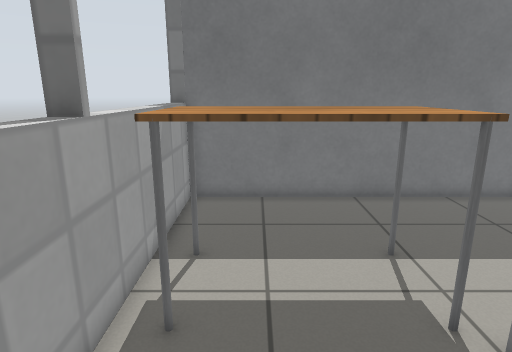
View 1 (above)

20 first-person views from a walk through a world built for the Gazebo simulator. The camera is 1.1 m above the floor, tilts 14° down and sees 75° across. The floor is counted in squares, 0.25 m on a side. Each view is taken from the middle of a square. On the plan, view 1 faces up. The plan holds only what a view shows up to about 20 squares ahead; the rest is blank. The robots in the file are not drawn. Gazebo's built-in surfaces are drawn with simple patterns.

View 2
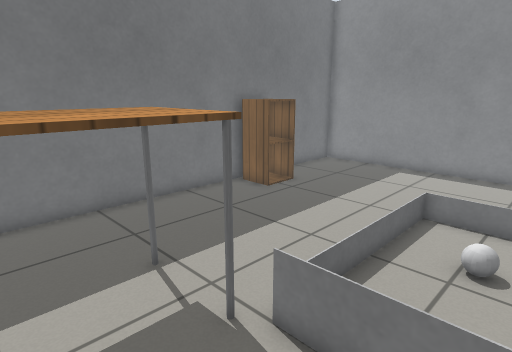

View 3
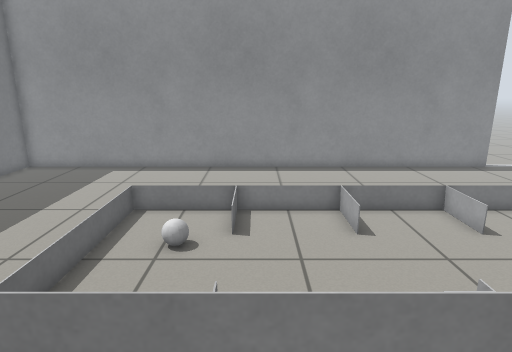

View 4
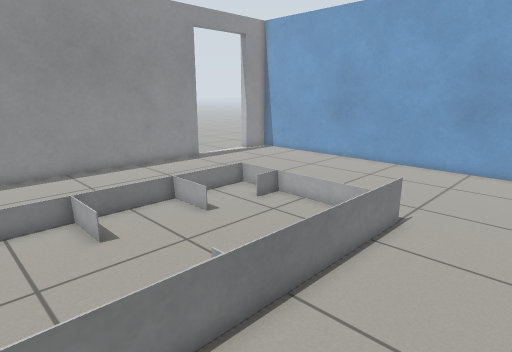

View 5
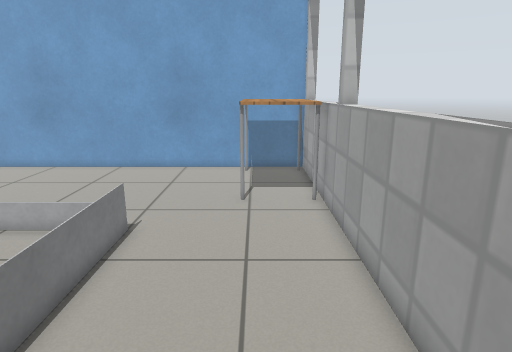

View 6
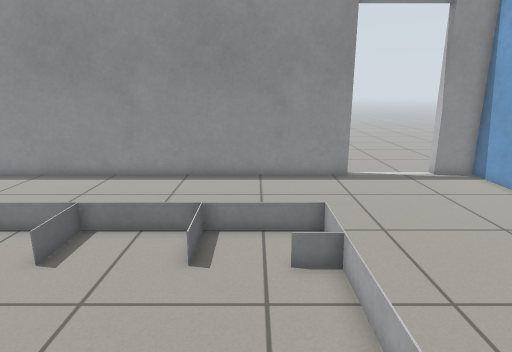

View 7
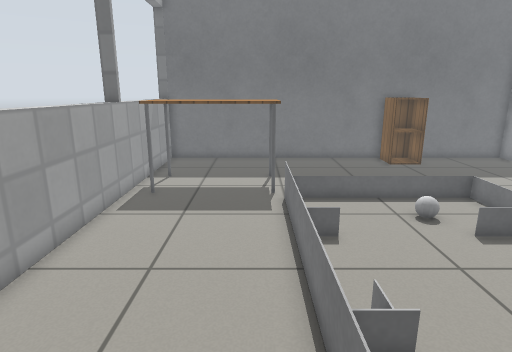

View 8
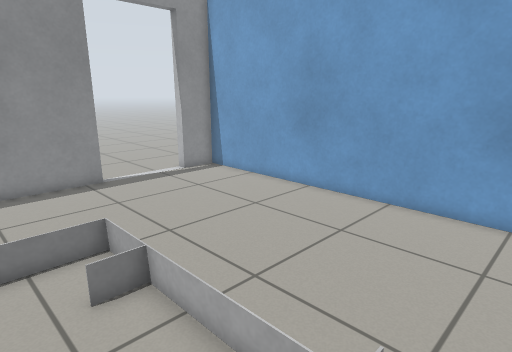

View 9
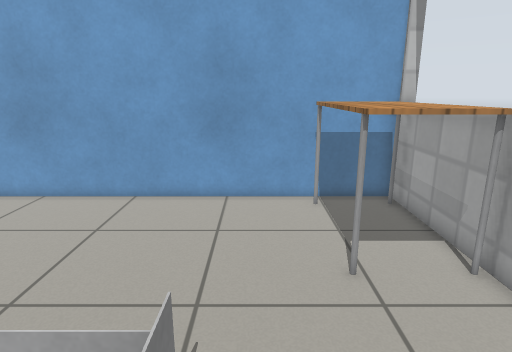

View 10
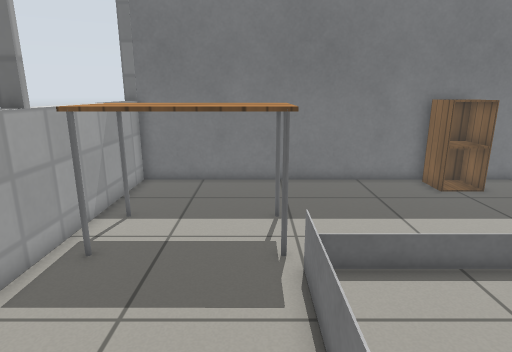

View 11
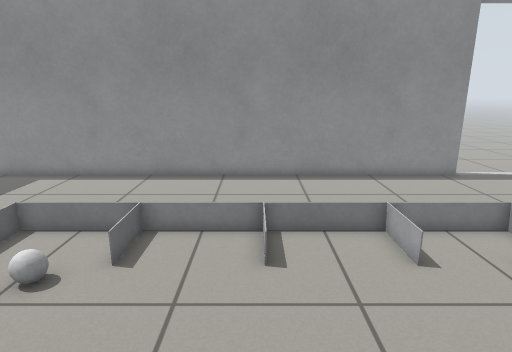

View 12
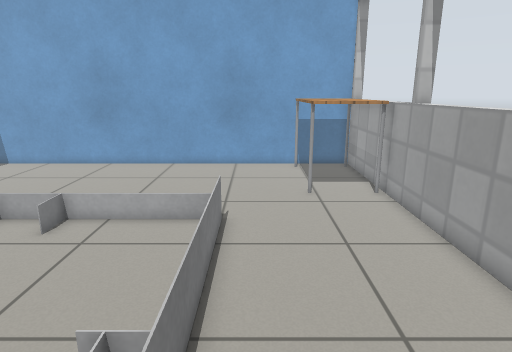

View 13
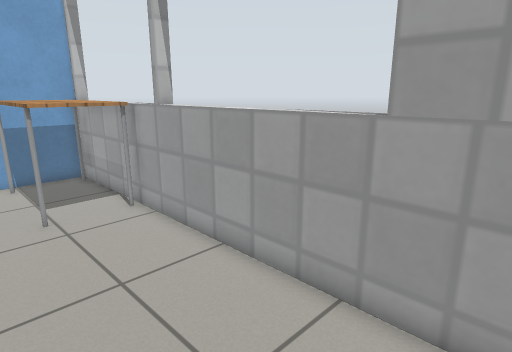

View 14
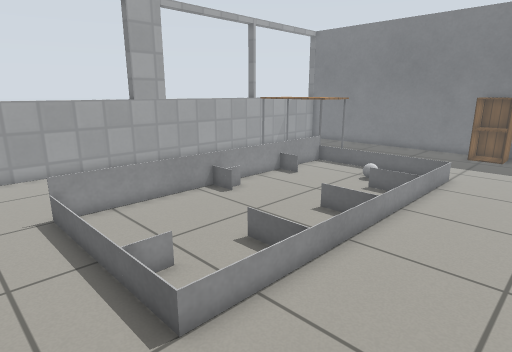

View 15
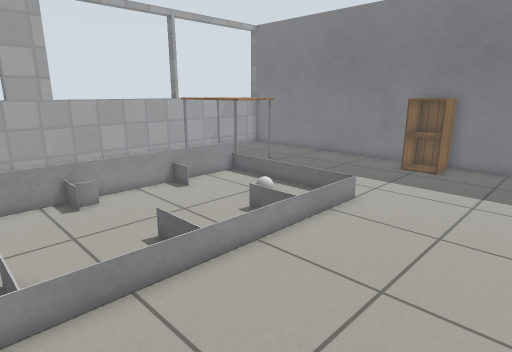

View 16
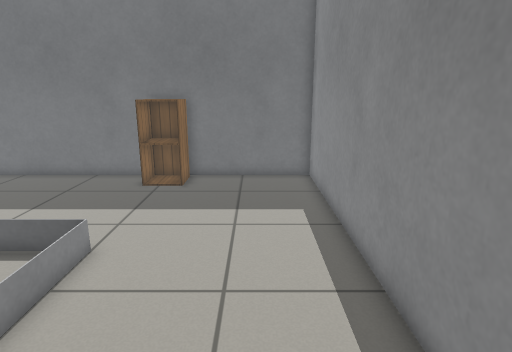

View 17
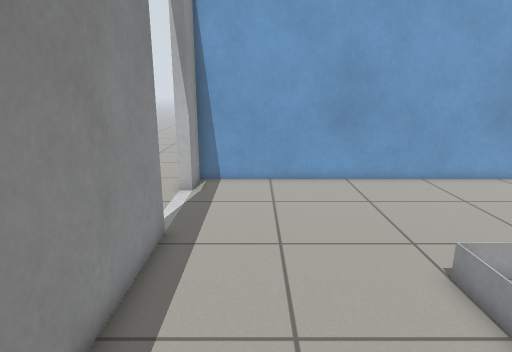

View 18
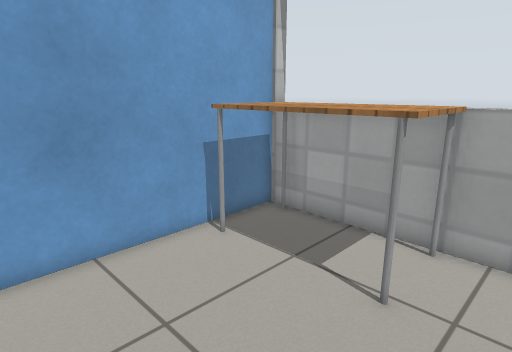

View 19
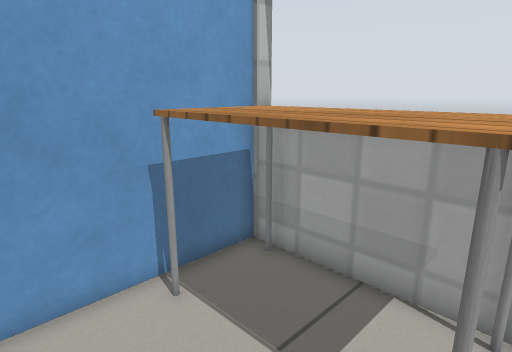

View 20
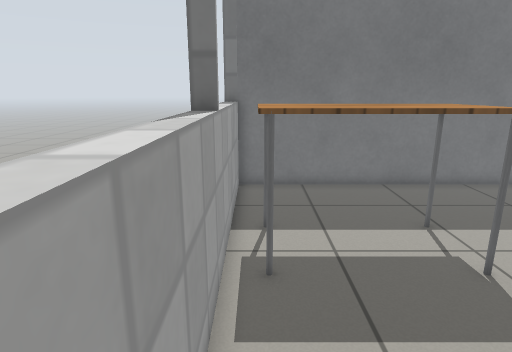

### Floor plan
Key: @ floor where view 1 was taken; # wall or solid block; . floor; = window, fence, low wall or low ledge; T table; C cabinet; B white ball.
Columns run from 3 left of view 1 to 22 right of it. Each row starts with its distance up from view 1.
 14 ########################
 13 =..............CC......#
 12 =..............CC......#
 11 =......................#
 10 =......................#
  9 =......................#
  8 =TTTTTTT...............#
  7 =TTTTTTT...............#
  6 #TTTTTTT...............#
  5 =.......========.......#
  4 =......=.......=.......#
  3 =......=....B..=.......#
  2 =......=....B..=.......#
  1 =......==....===.......#
  0 =..@...=.......=.......#
 -1 =......=.......=.......#
 -2 =......=.......=.......#
 -3 #......=.....===.......#
 -4 #......==......=.......#
 -5 =......=.......=.......#
 -6 =......=.......=.......#
 -7 =......=.....===.......#
 -8 =......=.......=.......#
 -9 =......=.......=.......#
-10 =......=.....=.=.......#
-11 =......=========.......#
-12 =......................#
-13 #......................#
-14 #TTT...................#
-15 #TTTT.....................
-16 #TTTT.....................
-17 #TTTT....................
-18 #TTTT....................
-19 #TTTT..................#.
-20 #TTTT..................#..
-21 ########################..
-22                         ..

Positions as (right, up) in squares from view 1, and headings:
1: (0, 0), facing up
2: (0, 1), facing up-right
3: (0, 0), facing right
4: (0, 0), facing down-right
5: (0, -1), facing down
6: (2, -9), facing right
7: (3, -9), facing up
8: (3, -8), facing down-right
9: (3, -7), facing down
10: (3, -3), facing up
11: (2, -3), facing right
12: (3, 0), facing down
13: (3, -2), facing down-left
14: (17, -14), facing up-left
15: (19, -8), facing up-left
16: (17, -4), facing up
17: (17, -4), facing down
18: (7, -12), facing down-left
19: (4, -14), facing down-left
20: (-2, -2), facing up
